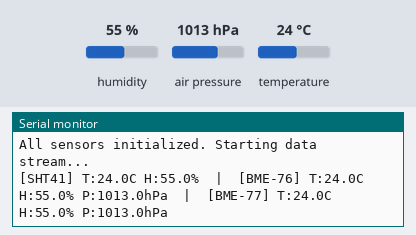
Bench run of a sketch on a simulated Arduino Uno, built with avr-gcc and run on an emulated ATmega328P. Shown: the last lines printed to the serial monitor. The inputs (shaded band) are chosen by the test bench; at power-on: humidity 55 %, air pressure 1013 hPa, temperature 24 °C.

Above: at 1.2 s.
1.3 s: humidity set to 22 %
At 3.4 s:
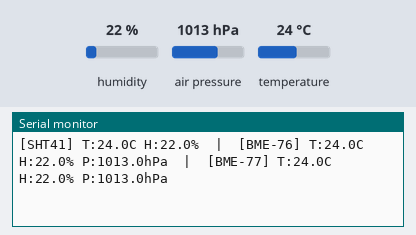
3.7 s: air pressure set to 952 hPa
At 4.8 s:
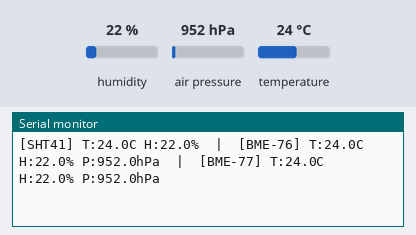
6.1 s: temperature set to 12 °C
At 7.3 s:
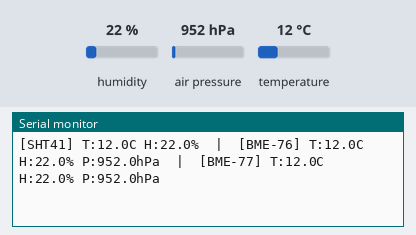

Measured:
- after the input at 1.3 s, the serial monitor: prints a new line after 0.88 s (image 1)
- after the input at 3.7 s, the serial monitor: prints a new line after 0.57 s (image 2)
- after the input at 6.1 s, the serial monitor: prints a new line after 0.26 s (image 3)

The sketch:

TempHumidity3sensors.ino
```cpp
#include <Wire.h>
#include "Adafruit_SHT4x.h"
#include <Adafruit_Sensor.h>
#include <Adafruit_BME280.h>

// 1. Create the SHT41 object
Adafruit_SHT4x sht4 = Adafruit_SHT4x();

// 2. Create TWO separate BME280 objects
Adafruit_BME280 bme_generic;  // For the 0x76 board
Adafruit_BME280 bme_adafruit; // For the 0x77 board

void setup() {
  Serial.begin(115200);
  while (!Serial) { delay(10); }

  Serial.println("\n--- Beeyard Triple I2C Sensor Test ---");

  // Initialize SHT41 (0x44)
  if (!sht4.begin()) {
    Serial.println("Error: Could not find SHT41 (0x44)!");
    while (1) delay(1);
  }
  sht4.setPrecision(SHT4X_HIGH_PRECISION);

  // Initialize Generic BME280 (0x76)
  if (!bme_generic.begin(0x76)) {
    Serial.println("Error: Could not find Generic BME280 (0x76)!");
    while (1) delay(1);
  }

  // Initialize Adafruit BME280 (0x77)
  if (!bme_adafruit.begin(0x77)) {
    Serial.println("Error: Could not find Adafruit BME280 (0x77)!");
    while (1) delay(1);
  }

  Serial.println("All sensors initialized. Starting data stream...\n");
}

void loop() {
  // --- Read SHT41 ---
  sensors_event_t humidity, temp;
  sht4.getEvent(&humidity, &temp);

  // --- Read Generic BME280 (0x76) ---
  float genTemp = bme_generic.readTemperature();
  float genHum = bme_generic.readHumidity();
  float genPress = bme_generic.readPressure() / 100.0F;

  // --- Read Adafruit BME280 (0x77) ---
  float adaTemp = bme_adafruit.readTemperature();
  float adaHum = bme_adafruit.readHumidity();
  float adaPress = bme_adafruit.readPressure() / 100.0F;

  // --- Print All Data on a Single Line ---

  // SHT41 Print
  Serial.print("[SHT41] T:"); Serial.print(temp.temperature, 1);
  Serial.print("C H:"); Serial.print(humidity.relative_humidity, 1);
  Serial.print("%  |  ");

  // Generic BME280 Print
  Serial.print("[BME-76] T:"); Serial.print(genTemp, 1);
  Serial.print("C H:"); Serial.print(genHum, 1);
  Serial.print("% P:"); Serial.print(genPress, 1);
  Serial.print("hPa  |  ");

  // Adafruit BME280 Print
  Serial.print("[BME-77] T:"); Serial.print(adaTemp, 1);
  Serial.print("C H:"); Serial.print(adaHum, 1);
  Serial.print("% P:"); Serial.print(adaPress, 1);
  Serial.println("hPa"); // The println creates the new line for the next loop

  delay(2000);
}
```
